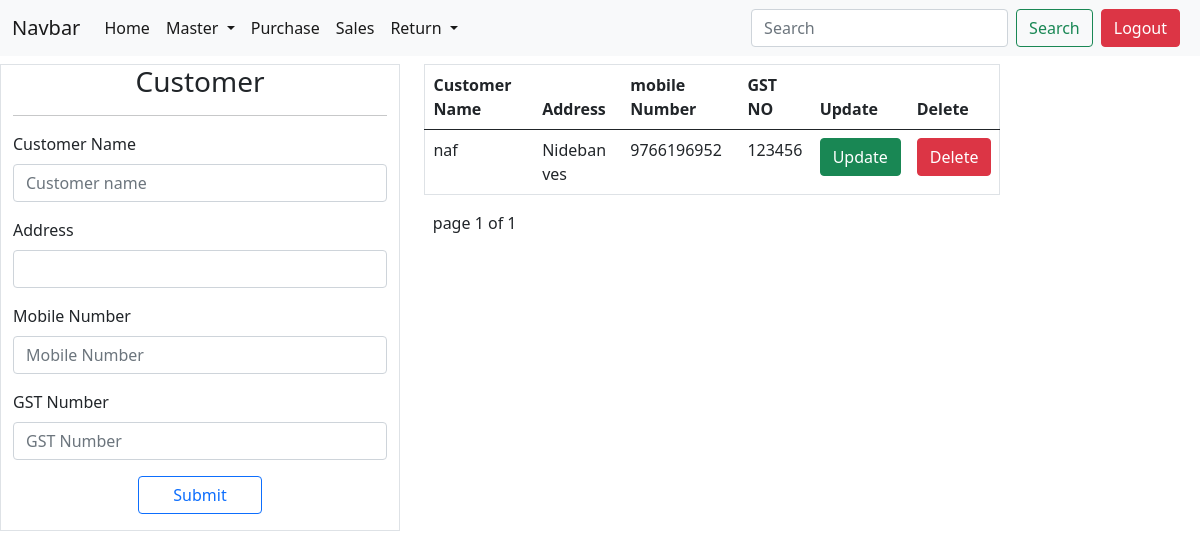
The page /customer/ (signed in) on the database its author committed.
### inventoryApp/models.py (models this page shows, shortened)
class customerModel(models.Model):
    profileName = models.ForeignKey(registerModel, on_delete=models.CASCADE)
    customerName = models.CharField(max_length=100)
    address = models.CharField(max_length=100,blank=True,null=True)
    mobileNumber = models.IntegerField(blank=True, null=True)
    GSTno = models.CharField(max_length=50,blank=True,null=True)

### inventoryApp/models.py (called while the page is built)
    def __str__(self):
        return self.email

### inventoryApp/views/customer.py (called while the page is built, shortened)
def customer(request):
    mail = request.session.get('email')
    email = registerModel.objects.get(email=mail)
    customerDetail = customerModel.objects.filter(profileName__email=email)
    customerDetail = getpagination(request,customerDetail)
    data =  {'customerDetail':customerDetail}
    return render(request,'inventory/customer.html',data)

def getpagination(request,ModelName):
    paginator = Paginator(ModelName, 2)
    pageNumber = request.GET.get('page')
    try:
        ModelName = paginator.get_page(pageNumber)
    except PageNotAnInteger:
        ModelName = paginator.page(1)
    except EmptyPage:
        ModelName = paginator.page(paginator.num_pages)
    return ModelName

### templates/inventory/customer.html (shortened to what this page needs)
{% extends 'inventory/homebase.html'%}
{% load static %}
{% block bodyBlock %}
<div class="container-fluid">
    <div class="row mt-2">
        <div class="col-lg-4 border">
            <h3 class="text-center">Customer</h3>
            <hr>
              <form method="POST" id="form">
                  <div class="mb-3">
                    <label class="form-label">Customer Name</label>
                    <input type="text" class="form-control" id="customerName" name="customerName" value="{{customerData.customerName}}" placeholder="Customer name">
                  </div>
                  <div class="mb-3">
                    <label class="form-label">Address</label>
                    {% if customerData.address is None %}
                    <input type="text" class="form-control" id="address" name="address" placeholder="Address" value=" ">
                    {% else %}
                    <input type="text" class="form-control" id="address" name="address" placeholder="Address" value="{{customerData.address}}">
                    {% endif %}
                  </div>
                  <div class="mb-3">
                    <label class="form-label">Mobile Number</label>
                    <input type="number" class="form-control" id="mobileNumber" name="mobileNumber" placeholder="Mobile Number" value="{{customerData.mobileNumber}}">
                  </div>
                  <div class="mb-3">
                    <label class="form-label">GST Number</label>
                    {% if customerData.GSTno is None %}
                    <input type="text" class="form-control" id="gstno" name="GSTno" placeholder="GST Number" value="">
                    {% else %}
                    <input type="text" class="form-control" id="gstno" name="GSTno" placeholder="GST Number" value="{{customerData.GSTno}}">
                    {% endif %}
                  </div>
                  <div class="d-grid gap-2 col-4 mx-auto mb-3">
                    <button type="submit" id="" class="btn  btn-outline-primary ">Submit</button>
                </div>
              </form>
        </div>
        <div class="col-lg-6">
          <table class="table border">
            <thead>
              <tr>
                <th scope="col">Customer Name</th>
                <th scope="col">Address</th>
                <th scope="col">mobile Number</th>
                <th scope="col">GST NO</th>
                <th scope="col">Update</th>
                <th scope="col">Delete</th>
              </tr>
            </thead>
            <tbody>
              {% for customerDetail in customerDetail %}
              <tr>
                <td>{{customerDetail.customerName}}</td>
                {% if customerDetail.address is None %} <td>-</td> {% else %} <td>{{customerDetail.address}}</td> {% endif %}
                {% if customerDetail.mobileNumber is None %} <td>-</td> {% else %} <td>{{customerDetail.mobileNumber}}</td> {% endif %}
                {% if customerDetail.GSTno is None %} <td>-</td> {% else %} <td>{{customerDetail.GSTno}}</td> {% endif %}
                <td><a href="/updateCustomer/{{customerDetail.id}}" class="btn btn-success">Update</a></td>
                <td><button class="btn btn-danger" data-bs-toggle="modal" data-bs-target="#staticBackdrop-{{customerDetail.id}}"> Delete </button></td>
              </tr>
                {% endfor %}
            </tbody>
          </table>
          {%include 'inventory/paginator.html' with page=customerDetail %}
        </div>
    </div>
</div>
{% endblock %}

### static/css/maincss.css (style rules this page uses)
input[type=number] { -moz-appearance: textfield; }

### rows shown on the page
customerModel: customerName "naf", address "Nideban ves", mobileNumber "9766196952", GSTno "123456"

### other values the page prints
{{ page.number }} "1"
{{ page.paginator.num_pages }} "1"
